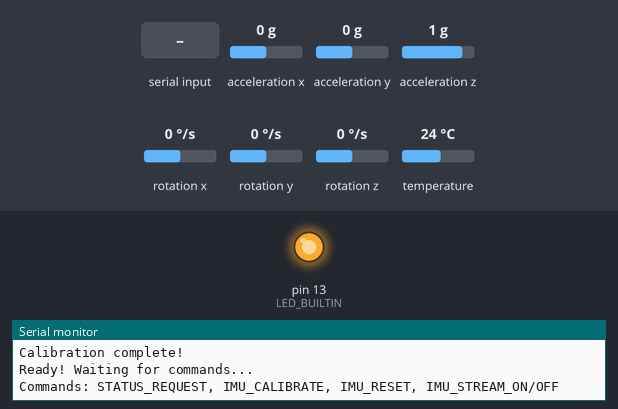
Recording of a sketch running on a simulated Arduino Leonardo, built with avr-gcc and run on an emulated ATmega32U4. On the bench: output pins drawn as LEDs (lit = HIGH), the last lines printed to the serial monitor. The inputs (shaded band) are chosen by the test bench; at power-on: acceleration x 0 g, acceleration y 0 g, acceleration z 1 g, rotation x 0 °/s, rotation y 0 °/s, rotation z 0 °/s, temperature 24 °C.

Above: at 7.2 s.
7.3 s: "IMU_CALIBRATE\n" received over Serial
At 7.89 s:
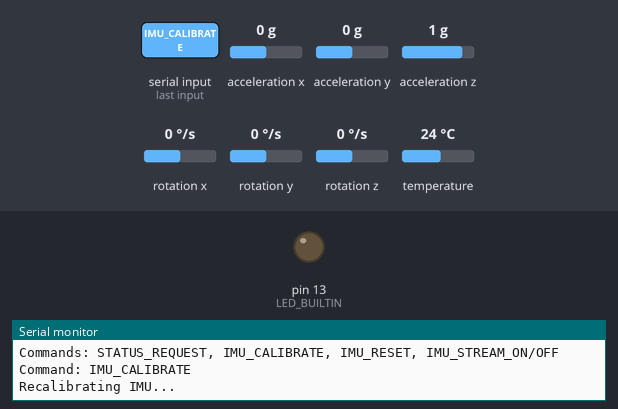
10.3 s: "STATUS_REQUEST\n" received over the second serial link
12.6 s: "IMU_CALIBRATE\n" received over the second serial link
At 12.8 s:
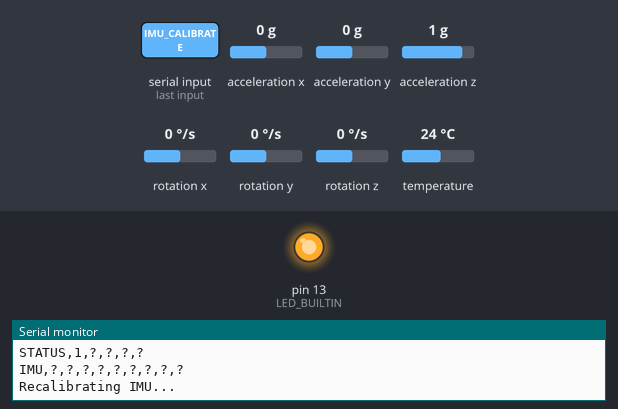
15.6 s: "STATUS_REQUEST\n" received over Serial
17.9 s: "IMU_RESET\n" received over Serial
19.4 s: "IMU_STREAM_ON\n" received over the second serial link
Timing chart, 0 to 21.9 s (numbered marks = the images above; inputs shaded):
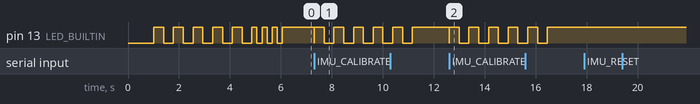

Measured:
- after the input at 7.3 s, pin 13 (LED_BUILTIN): HIGH → LOW at once, then repeats every 0.77 s: HIGH 0.38 s, LOW 0.38 s
- after the input at 12.6 s, pin 13 (LED_BUILTIN): HIGH → LOW at once, then repeats every 0.77 s: HIGH 0.38 s, LOW 0.38 s

The sketch:

nano_imu.ino
```cpp
/**
 * @file nano_imu.ino
 * @brief Smart IMU Sensor Hub for SpotMicro
 *
 * Arduino Nano RP2040 Connect acts as a smart sensor hub:
 * - Reads onboard LSM6DSOX 6-axis IMU (accelerometer + gyroscope)
 * - Performs sensor fusion to calculate roll, pitch, yaw
 * - Responds to STATUS_REQUEST commands from Pico W
 * - Sends sensor data via UART
 *
 * Communication Protocol:
 * - UART: 115200 baud, 8N1
 * - Pico GP16 -> Nano TX (GPIO0/Pin 16) [receives Nano TX]
 * - Pico GP17 <- Nano RX (GPIO1/Pin 17) [transmits to Nano RX]
 *
 * Commands (from Pico):
 *   STATUS_REQUEST  - Request full sensor status
 *   IMU_CALIBRATE   - Calibrate IMU offsets
 *   IMU_RESET       - Reset sensor fusion
 *
 * Responses (to Pico):
 *   IMU,<roll>,<pitch>,<yaw>,<ax>,<ay>,<az>,<gx>,<gy>,<gz>
 *   STATUS,<imu_ok>,<roll>,<pitch>,<yaw>,<temp>
 *
 * Wiring:
 *   Nano Pin 15 (VIN) <- 5V from LM2596S
 *   Nano Pin 14 (GND) <- Common GND
 *   Nano Pin 16 (TX)  -> Pico GP16 (receives this)
 *   Nano Pin 17 (RX)  <- Pico GP17 (transmits to this)
 */

#include <Arduino_LSM6DSOX.h>
#include <math.h>

// ============================================================================
// Configuration
// ============================================================================
#define SERIAL_BAUD     115200
#define IMU_UPDATE_HZ   100       // IMU update rate (Hz)
#define SEND_RATE_HZ    50        // Data send rate (Hz)
#define FILTER_ALPHA    0.98f     // Complementary filter constant

// LED for status indication
#define LED_BUILTIN     13

// ============================================================================
// Global Variables
// ============================================================================

// IMU data
float accel_x, accel_y, accel_z;  // Accelerometer (g)
float gyro_x, gyro_y, gyro_z;     // Gyroscope (dps)
float temperature;                 // Temperature (°C)

// Orientation (degrees)
float roll = 0.0f;
float pitch = 0.0f;
float yaw = 0.0f;

// Calibration offsets
float gyro_offset_x = 0.0f;
float gyro_offset_y = 0.0f;
float gyro_offset_z = 0.0f;
float accel_offset_x = 0.0f;
float accel_offset_y = 0.0f;
float accel_offset_z = 0.0f;

// Timing
unsigned long last_imu_update = 0;
unsigned long last_send_time = 0;
unsigned long imu_update_interval;
unsigned long send_interval;

// Status
bool imu_initialized = false;
bool send_continuous = false;  // If true, send IMU data continuously

// Command buffer
char cmd_buffer[64];
int cmd_index = 0;

// ============================================================================
// Function Prototypes
// ============================================================================
void calibrate_imu();
void update_imu();
void update_orientation(float dt);
void send_imu_data();
void send_status();
void process_command(const char* cmd);
void blink_led(int times, int delay_ms);

// ============================================================================
// Setup
// ============================================================================
void setup() {
    // Initialize LED
    pinMode(LED_BUILTIN, OUTPUT);
    digitalWrite(LED_BUILTIN, LOW);

    // Initialize Serial (USB for debugging)
    Serial.begin(SERIAL_BAUD);

    // Initialize Serial1 (UART to Pico W)
    // TX = GPIO0 (Pin 16), RX = GPIO1 (Pin 17)
    Serial1.begin(SERIAL_BAUD);

    // Configure Serial1 for 8N1 format (8 data bits, no parity, 1 stop bit)
    Serial1.setPollingMode(true);

    // Wait a moment for serial
    delay(1000);

    Serial.println("SpotMicro Smart IMU Sensor Hub");
    Serial.println("Nano RP2040 Connect");
    Serial.println("==============================");

    // Initialize IMU
    Serial.print("Initializing LSM6DSOX IMU... ");
    if (!IMU.begin()) {
        Serial.println("FAILED!");
        Serial1.println("ERROR,IMU_INIT_FAILED");

        // Blink LED rapidly to indicate error
        while (1) {
            blink_led(5, 100);
            delay(500);
        }
    }

    Serial.println("OK!");
    imu_initialized = true;

    // Print IMU info
    Serial.print("  Accelerometer sample rate: ");
    Serial.print(IMU.accelerationSampleRate());
    Serial.println(" Hz");
    Serial.print("  Gyroscope sample rate: ");
    Serial.print(IMU.gyroscopeSampleRate());
    Serial.println(" Hz");

    // Calculate timing intervals
    imu_update_interval = 1000 / IMU_UPDATE_HZ;
    send_interval = 1000 / SEND_RATE_HZ;

    // Calibrate IMU (measure offsets while stationary)
    Serial.println("Calibrating IMU... Keep robot still!");
    Serial1.println("INFO,CALIBRATING");
    calibrate_imu();
    Serial.println("Calibration complete!");
    Serial1.println("INFO,READY");

    // Indicate ready
    blink_led(3, 200);
    digitalWrite(LED_BUILTIN, HIGH);

    Serial.println("\nReady! Waiting for commands...");
    Serial.println("Commands: STATUS_REQUEST, IMU_CALIBRATE, IMU_RESET, IMU_STREAM_ON/OFF");
}

// ============================================================================
// Main Loop
// ============================================================================
void loop() {
    unsigned long current_time = millis();

    // Update IMU at high rate
    if (current_time - last_imu_update >= imu_update_interval) {
        float dt = (current_time - last_imu_update) / 1000.0f;
        last_imu_update = current_time;

        update_imu();
        update_orientation(dt);
    }

    // Send data at lower rate (if continuous mode)
    if (send_continuous && (current_time - last_send_time >= send_interval)) {
        last_send_time = current_time;
        send_imu_data();
    }

    // Check for commands from Pico W (Serial1)
    while (Serial1.available()) {
        char c = Serial1.read();

        if (c == '\n' || c == '\r') {
            if (cmd_index > 0) {
                cmd_buffer[cmd_index] = '\0';
                process_command(cmd_buffer);
                cmd_index = 0;
            }
        } else if (cmd_index < sizeof(cmd_buffer) - 1) {
            cmd_buffer[cmd_index++] = c;
        }
    }

    // Also accept commands from USB Serial (for debugging)
    while (Serial.available()) {
        char c = Serial.read();

        if (c == '\n' || c == '\r') {
            if (cmd_index > 0) {
                cmd_buffer[cmd_index] = '\0';
                Serial.print("Command: ");
                Serial.println(cmd_buffer);
                process_command(cmd_buffer);
                cmd_index = 0;
            }
        } else if (cmd_index < sizeof(cmd_buffer) - 1) {
            cmd_buffer[cmd_index++] = c;
        }
    }
}

// ============================================================================
// IMU Functions
// ============================================================================

/**
 * @brief Calibrate IMU by measuring offsets while stationary
 */
void calibrate_imu() {
    const int samples = 500;
    float sum_gx = 0, sum_gy = 0, sum_gz = 0;
    float sum_ax = 0, sum_ay = 0, sum_az = 0;
    int valid_samples = 0;

    // Collect samples
    for (int i = 0; i < samples; i++) {
        if (IMU.accelerationAvailable() && IMU.gyroscopeAvailable()) {
            float ax, ay, az, gx, gy, gz;
            IMU.readAcceleration(ax, ay, az);
            IMU.readGyroscope(gx, gy, gz);

            sum_ax += ax;
            sum_ay += ay;
            sum_az += az;
            sum_gx += gx;
            sum_gy += gy;
            sum_gz += gz;
            valid_samples++;
        }
        delay(5);

        // Blink LED during calibration
        if (i % 50 == 0) {
            digitalWrite(LED_BUILTIN, !digitalRead(LED_BUILTIN));
        }
    }

    if (valid_samples > 0) {
        // Gyro offsets (should be ~0 when stationary)
        gyro_offset_x = sum_gx / valid_samples;
        gyro_offset_y = sum_gy / valid_samples;
        gyro_offset_z = sum_gz / valid_samples;

        // Accel offsets (expecting 0,0,1g when level)
        accel_offset_x = sum_ax / valid_samples;
        accel_offset_y = sum_ay / valid_samples;
        accel_offset_z = (sum_az / valid_samples) - 1.0f;  // Subtract 1g
    }

    // Reset orientation
    roll = 0.0f;
    pitch = 0.0f;
    yaw = 0.0f;

    Serial.println("Calibration offsets:");
    Serial.print("  Gyro: ");
    Serial.print(gyro_offset_x); Serial.print(", ");
    Serial.print(gyro_offset_y); Serial.print(", ");
    Serial.println(gyro_offset_z);
    Serial.print("  Accel: ");
    Serial.print(accel_offset_x); Serial.print(", ");
    Serial.print(accel_offset_y); Serial.print(", ");
    Serial.println(accel_offset_z);
}

/**
 * @brief Read IMU sensor data
 */
void update_imu() {
    if (!imu_initialized) return;

    // Read accelerometer
    if (IMU.accelerationAvailable()) {
        IMU.readAcceleration(accel_x, accel_y, accel_z);

        // Apply calibration offsets
        accel_x -= accel_offset_x;
        accel_y -= accel_offset_y;
        accel_z -= accel_offset_z;
    }

    // Read gyroscope
    if (IMU.gyroscopeAvailable()) {
        IMU.readGyroscope(gyro_x, gyro_y, gyro_z);

        // Apply calibration offsets
        gyro_x -= gyro_offset_x;
        gyro_y -= gyro_offset_y;
        gyro_z -= gyro_offset_z;
    }

    // Read temperature (if available)
    if (IMU.temperatureAvailable()) {
        int temp_raw;
        IMU.readTemperature(temp_raw);
        temperature = (float)temp_raw;
    }
}

/**
 * @brief Update orientation using complementary filter
 * @param dt Time delta in seconds
 */
void update_orientation(float dt) {
    // Calculate roll and pitch from accelerometer
    float accel_roll = atan2(accel_y, sqrt(accel_x * accel_x + accel_z * accel_z)) * 180.0f / PI;
    float accel_pitch = atan2(-accel_x, sqrt(accel_y * accel_y + accel_z * accel_z)) * 180.0f / PI;

    // Integrate gyroscope for roll, pitch, yaw
    float gyro_roll = roll + gyro_x * dt;
    float gyro_pitch = pitch + gyro_y * dt;
    float gyro_yaw = yaw + gyro_z * dt;

    // Complementary filter (gyro for short-term, accel for long-term)
    roll = FILTER_ALPHA * gyro_roll + (1.0f - FILTER_ALPHA) * accel_roll;
    pitch = FILTER_ALPHA * gyro_pitch + (1.0f - FILTER_ALPHA) * accel_pitch;
    yaw = gyro_yaw;  // No magnetometer, so yaw drifts

    // Normalize yaw to 0-360
    while (yaw < 0) yaw += 360.0f;
    while (yaw >= 360.0f) yaw -= 360.0f;
}

// ============================================================================
// Communication Functions
// ============================================================================

/**
 * @brief Send IMU data to Pico W
 * Format: IMU,roll,pitch,yaw,ax,ay,az,gx,gy,gz
 */
void send_imu_data() {
    char buffer[128];
    snprintf(buffer, sizeof(buffer),
             "IMU,%.2f,%.2f,%.2f,%.3f,%.3f,%.3f,%.2f,%.2f,%.2f",
             roll, pitch, yaw,
             accel_x, accel_y, accel_z,
             gyro_x, gyro_y, gyro_z);

    Serial1.println(buffer);
    Serial.println(buffer);  // Debug echo
}

/**
 * @brief Send status response to Pico W
 * Format: STATUS,imu_ok,roll,pitch,yaw,temperature
 */
void send_status() {
    char buffer[128];
    snprintf(buffer, sizeof(buffer),
             "STATUS,%d,%.2f,%.2f,%.2f,%.1f",
             imu_initialized ? 1 : 0,
             roll, pitch, yaw,
             temperature);

    Serial1.println(buffer);
    Serial.println(buffer);  // Debug echo
}

/**
 * @brief Process command from Pico W
 */
void process_command(const char* cmd) {
    // Blink LED to show activity
    digitalWrite(LED_BUILTIN, LOW);

    if (strcmp(cmd, "STATUS_REQUEST") == 0) {
        // Send full status
        send_status();
        send_imu_data();
    }
    else if (strcmp(cmd, "IMU_CALIBRATE") == 0) {
        Serial.println("Recalibrating IMU...");
        Serial1.println("INFO,CALIBRATING");
        calibrate_imu();
        Serial1.println("INFO,CALIBRATED");
    }
    else if (strcmp(cmd, "IMU_RESET") == 0) {
        // Reset orientation to zero
        roll = 0.0f;
        pitch = 0.0f;
        yaw = 0.0f;
        Serial1.println("INFO,RESET_OK");
        Serial.println("Orientation reset to zero");
    }
    else if (strcmp(cmd, "IMU_STREAM_ON") == 0) {
        send_continuous = true;
        Serial1.println("INFO,STREAM_ON");
        Serial.println("Continuous streaming enabled");
    }
    else if (strcmp(cmd, "IMU_STREAM_OFF") == 0) {
        send_continuous = false;
        Serial1.println("INFO,STREAM_OFF");
        Serial.println("Continuous streaming disabled");
    }
    else if (strcmp(cmd, "PING") == 0) {
        Serial1.println("PONG");
        Serial.println("PONG");
    }
    else {
        Serial.print("Unknown command: ");
        Serial.println(cmd);
        Serial1.println("ERROR,UNKNOWN_CMD");
    }

    digitalWrite(LED_BUILTIN, HIGH);
}

// ============================================================================
// Utility Functions
// ============================================================================

/**
 * @brief Blink LED
 */
void blink_led(int times, int delay_ms) {
    for (int i = 0; i < times; i++) {
        digitalWrite(LED_BUILTIN, HIGH);
        delay(delay_ms);
        digitalWrite(LED_BUILTIN, LOW);
        delay(delay_ms);
    }
}
```
